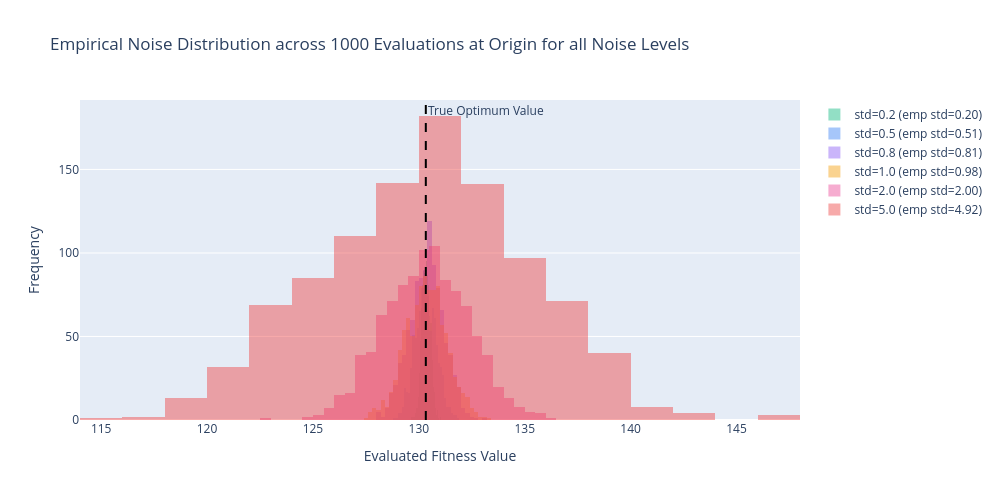

Notebook code for this chart:
### Code cell
n_samples = 1000
test_pt = np.zeros(dim)

fig = go.Figure()
for std in [0.2, 0.5, 0.8, 1.0, 2.0, 5.0]:
    samples = [problem(test_pt, noise_std=std)[std] for _ in range(n_samples)]
    fig.add_trace(go.Histogram(
        x=samples,
        opacity=0.45,
        name=f'std={std} (emp std={np.std(samples):.2f})',
        marker_color=color_palette.get(std, '#6B7280'),
        nbinsx=30
    ))

true_val = problem(test_pt)
fig.add_vline(x=true_val, line_dash="dash", line_color="black", annotation_text="True Optimum Value")

fig.update_layout(
    title_text="Empirical Noise Distribution across 1000 Evaluations at Origin for all Noise Levels",
    xaxis_title="Evaluated Fitness Value",
    yaxis_title="Frequency",
    barmode='overlay',
    height=500,
    width=1000
)
fig.show()

### Figure 1 — Plotly figure (JSON) as saved in the notebook; plotly's stock layout.template omitted (floating-point values rounded to 4 significant figures; data arrays with more than 128 entries replaced by an {"elided": "..."} marker saying what was removed)
{"data": [{"marker": {"color": "#10B981"}, "name": "std=0.2 (emp std=0.20)", "nbinsx": 30, "opacity": 0.45, "type": "histogram", "x": {"elided": "1000 float values"}}, {"marker": {"color": "#3B82F6"}, "name": "std=0.5 (emp std=0.51)", "nbinsx": 30, "opacity": 0.45, "type": "histogram", "x": {"elided": "1000 float values"}}, {"marker": {"color": "#8B5CF6"}, "name": "std=0.8 (emp std=0.81)", "nbinsx": 30, "opacity": 0.45, "type": "histogram", "x": {"elided": "1000 float values"}}, {"marker": {"color": "#F59E0B"}, "name": "std=1.0 (emp std=0.98)", "nbinsx": 30, "opacity": 0.45, "type": "histogram", "x": {"elided": "1000 float values"}}, {"marker": {"color": "#EC4899"}, "name": "std=2.0 (emp std=2.00)", "nbinsx": 30, "opacity": 0.45, "type": "histogram", "x": {"elided": "1000 float values"}}, {"marker": {"color": "#EF4444"}, "name": "std=5.0 (emp std=4.92)", "nbinsx": 30, "opacity": 0.45, "type": "histogram", "x": {"elided": "1000 float values"}}], "layout": {"annotations": [{"showarrow": false, "text": "True Optimum Value", "x": 130.3, "xanchor": "left", "xref": "x", "y": 1, "yanchor": "top", "yref": "y domain"}], "barmode": "overlay", "height": 500, "shapes": [{"line": {"color": "black", "dash": "dash"}, "type": "line", "x0": 130.3, "x1": 130.3, "xref": "x", "y0": 0, "y1": 1, "yref": "y domain"}], "title": {"text": "Empirical Noise Distribution across 1000 Evaluations at Origin for all Noise Levels"}, "width": 1000, "xaxis": {"title": {"text": "Evaluated Fitness Value"}}, "yaxis": {"title": {"text": "Frequency"}}}}
